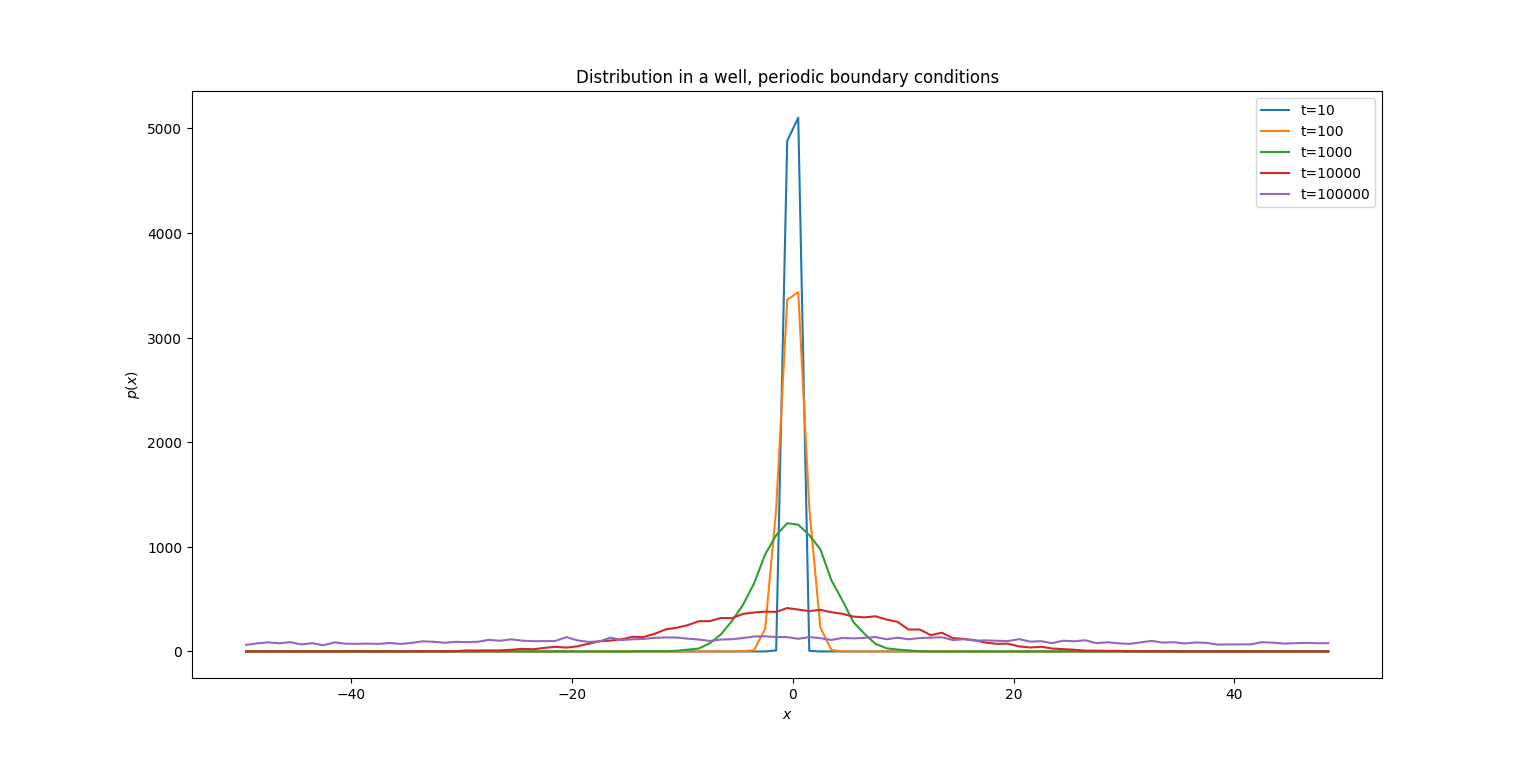

Generate this figure with Python:
import numpy as np
from matplotlib import pyplot as plt

t = 100000  # Number of iterations
N = 10000
x = np.zeros((t + 1, N))  # Pre allocation of the positions
dt = 0.01
L = 50
sigma_0 = 1
delta_sigma = 0.9

for i in range(t):
    x[i + 1, :] = x[i, :] + sigma_0 * np.random.randn(N) * np.sqrt(dt)
    x[i + 1, :] = (x[i + 1, :] + L) % (2 * L) - L  # Periodic boundary conditions

l = np.arange(100) - 50
h10 = np.histogram(x[10, :], l)
h100 = np.histogram(x[100, :], l)
h1000 = np.histogram(x[1000, :], l)
h10000 = np.histogram(x[10000, :], l)
h100000 = np.histogram(x[100000, :], l)

plt.figure(figsize=(15, 10))
plt.plot(h10[1][:-1] + 1 / 2, h10[0])
plt.plot(h100[1][:-1] + 1 / 2, h100[0])
plt.plot(h1000[1][:-1] + 1 / 2, h1000[0])
plt.plot(h10000[1][:-1] + 1 / 2, h10000[0])
plt.plot(h100000[1][:-1] + 1 / 2, h100000[0])
plt.legend(['t=10', 't=100', 't=1000', 't=10000', 't=100000'])
plt.ylabel('$p(x)$')
plt.xlabel('$x$')
plt.title('Distribution in a well, periodic boundary conditions')
plt.rcParams.update({'font.size': 18})
plt.show()
